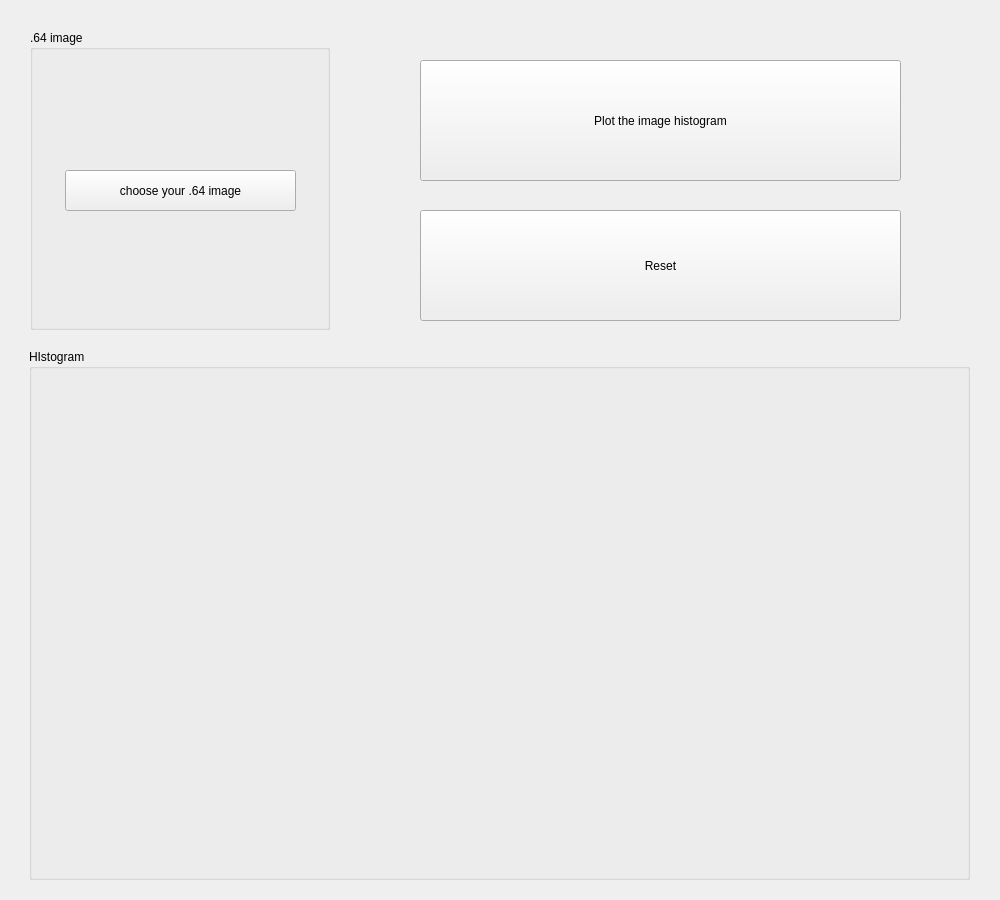
<?xml version="1.0" encoding="UTF-8"?>
<ui version="4.0">
 <class>Widget</class>
 <widget class="QWidget" name="Widget">
  <property name="geometry">
   <rect>
    <x>0</x>
    <y>0</y>
    <width>1000</width>
    <height>900</height>
   </rect>
  </property>
  <property name="windowTitle">
   <string>Widget</string>
  </property>
  <widget class="QGroupBox" name="groupBox">
   <property name="geometry">
    <rect>
     <x>30</x>
     <y>30</y>
     <width>300</width>
     <height>300</height>
    </rect>
   </property>
   <property name="title">
    <string>.64 image</string>
   </property>
   <widget class="QPushButton" name="pushButton">
    <property name="geometry">
     <rect>
      <x>35</x>
      <y>140</y>
      <width>231</width>
      <height>41</height>
     </rect>
    </property>
    <property name="text">
     <string>choose your .64 image</string>
    </property>
   </widget>
   <widget class="QLabel" name="label">
    <property name="geometry">
     <rect>
      <x>20</x>
      <y>30</y>
      <width>260</width>
      <height>260</height>
     </rect>
    </property>
    <property name="sizePolicy">
     <sizepolicy hsizetype="Expanding" vsizetype="Expanding">
      <horstretch>0</horstretch>
      <verstretch>0</verstretch>
     </sizepolicy>
    </property>
    <property name="maximumSize">
     <size>
      <width>260</width>
      <height>260</height>
     </size>
    </property>
    <property name="baseSize">
     <size>
      <width>100</width>
      <height>100</height>
     </size>
    </property>
    <property name="text">
     <string/>
    </property>
   </widget>
   <zorder>label</zorder>
   <zorder>pushButton</zorder>
  </widget>
  <widget class="QPushButton" name="pushButton_3">
   <property name="geometry">
    <rect>
     <x>420</x>
     <y>210</y>
     <width>481</width>
     <height>111</height>
    </rect>
   </property>
   <property name="text">
    <string>Reset</string>
   </property>
  </widget>
  <widget class="QPushButton" name="pushButton_2">
   <property name="geometry">
    <rect>
     <x>420</x>
     <y>60</y>
     <width>481</width>
     <height>121</height>
    </rect>
   </property>
   <property name="text">
    <string>Plot the image histogram</string>
   </property>
  </widget>
  <widget class="QGroupBox" name="groupBox_2">
   <property name="geometry">
    <rect>
     <x>29</x>
     <y>349</y>
     <width>941</width>
     <height>531</height>
    </rect>
   </property>
   <property name="title">
    <string>HIstogram</string>
   </property>
   <widget class="QWidget" name="horizontalLayoutWidget">
    <property name="geometry">
     <rect>
      <x>9</x>
      <y>29</y>
      <width>921</width>
      <height>491</height>
     </rect>
    </property>
    <layout class="QHBoxLayout" name="horizontalLayout"/>
   </widget>
  </widget>
 </widget>
 <layoutdefault spacing="6" margin="11"/>
 <resources/>
 <connections/>
</ui>
